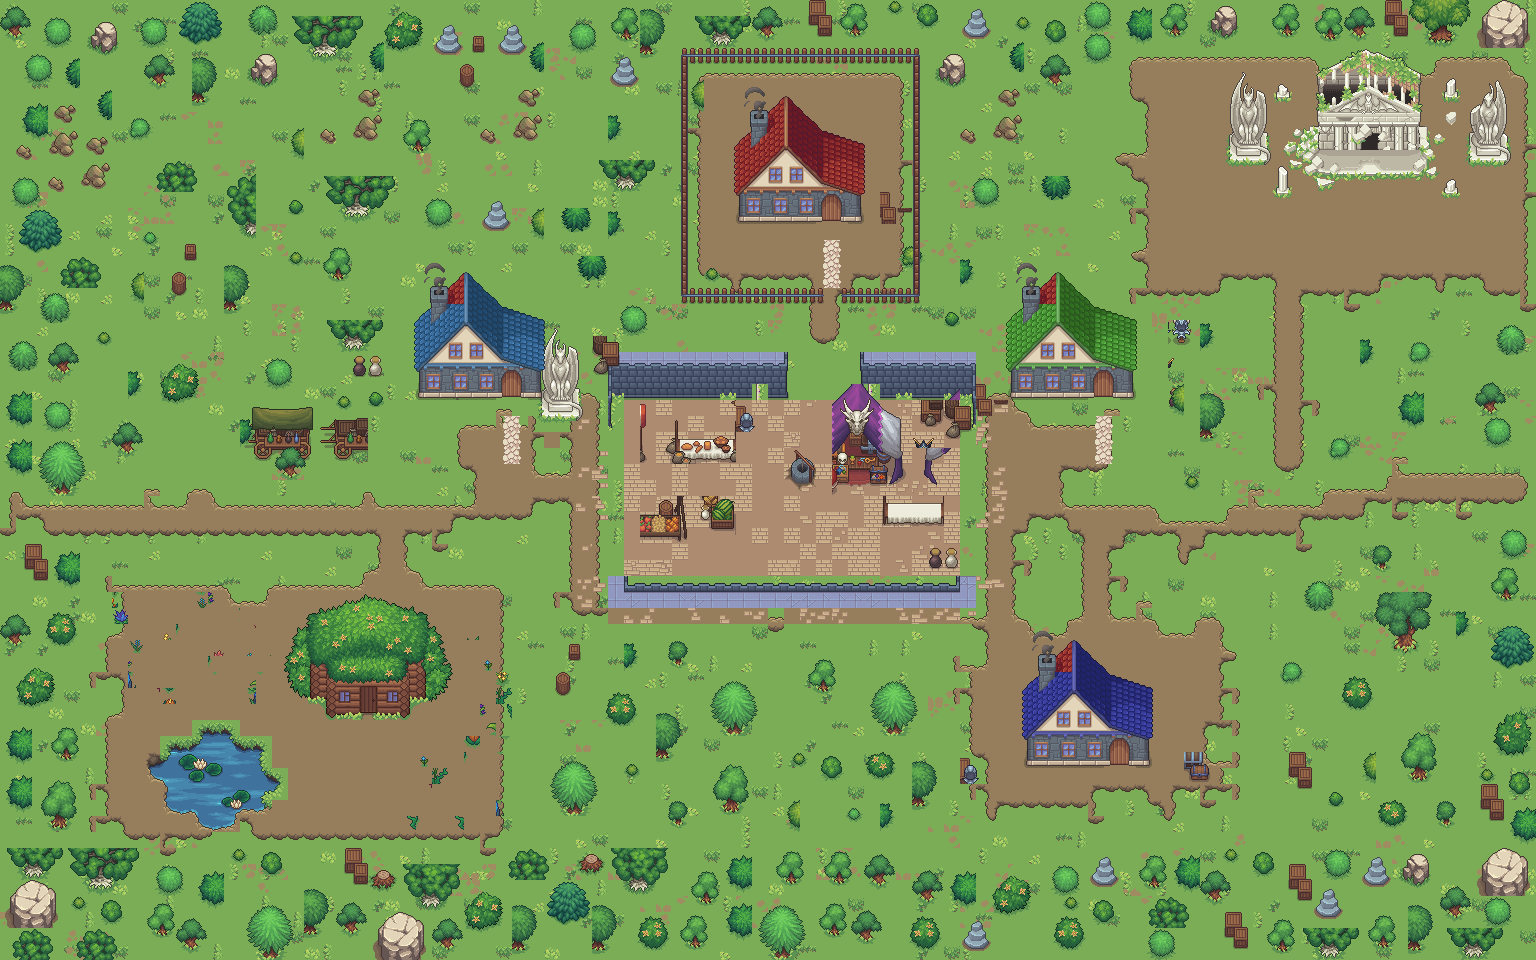

A level layout from a 2D game, rendered from its tile map. Below: a short description, then the map file with tile-grid data replaced by summaries:
An orthogonal 96x60 tile map with 16x16 px tiles, 23 tile layers (ground, ground_detail, ground_spots, dirt, ...), 21 tilesets and 23 objects (12x npc, 6x door, 3x object, entry, exit).

<map version="1.10" tiledversion="1.10.2" orientation="orthogonal" renderorder="right-down" width="96" height="60" tilewidth="16" tileheight="16" infinite="0" nextlayerid="26" nextobjectid="1">
<tileset firstgid="1" name="exterior" tilewidth="16" tileheight="16" tilecount="969" columns="17"><image source="home/exterior.png" width="272" height="912" /></tileset>
<tileset firstgid="970" name="ground_grass_details" tilewidth="16" tileheight="16" tilecount="378" columns="21"><image source="home/ground_grass_details.png" width="336" height="288" /></tileset>
<tileset firstgid="1348" name="Walls_street" tilewidth="16" tileheight="16" tilecount="378" columns="21"><image source="market/Walls_street.png" width="336" height="288" /></tileset>
<tileset firstgid="1726" name="Objects" tilewidth="16" tileheight="16" tilecount="1080" columns="30"><image source="market/Objects.png" width="480" height="576" /></tileset>
<tileset firstgid="2806" name="Objects_single" tilewidth="16" tileheight="16" tilecount="195" columns="15"><image source="market/Objects_single.png" width="240" height="208" /></tileset>
<tileset firstgid="3001" name="Trees_rocks" tilewidth="16" tileheight="16" tilecount="238" columns="17"><image source="herbalist/Trees_rocks.png" width="272" height="224" /></tileset>
<tileset firstgid="3239" name="Exterior_objects" tilewidth="16" tileheight="16" tilecount="902" columns="22"><image source="temple/Exterior_objects.png" width="352" height="656" /></tileset>
<tileset firstgid="4141" name="house_details" tilewidth="16" tileheight="16" tilecount="170" columns="10"><image source="home/house_details.png" width="160" height="272" /></tileset>
<tileset firstgid="4311" name="Doors_windows_animation" tilewidth="16" tileheight="16" tilecount="204" columns="17"><image source="home/Doors_windows_animation.png" width="272" height="192" /></tileset>
<tileset firstgid="4515" name="house_details_blue" tilewidth="16" tileheight="16" tilecount="170" columns="10"><image source="home/house_details_blue.png" width="160" height="272" /></tileset>
<tileset firstgid="4685" name="house_details_green" tilewidth="16" tileheight="16" tilecount="170" columns="10"><image source="home/house_details_green.png" width="160" height="272" /></tileset>
<tileset firstgid="4855" name="Exterior_house" tilewidth="16" tileheight="16" tilecount="592" columns="37"><image source="herbalist/Exterior_house.png" width="592" height="256" /></tileset>
<tileset firstgid="5447" name="Doors_windows-Sheet" tilewidth="16" tileheight="16" tilecount="198" columns="11"><image source="herbalist/Doors_windows-Sheet.png" width="176" height="288" /></tileset>
<tileset firstgid="5645" name="house_details_slate" tilewidth="16" tileheight="16" tilecount="170" columns="10"><image source="home/house_details_slate.png" width="160" height="272" /></tileset>
<tileset firstgid="5815" name="Smoke_animation" tilewidth="16" tileheight="16" tilecount="54" columns="18"><image source="home/Smoke_animation.png" width="288" height="48" /></tileset>
<tileset firstgid="5869" name="water_detilazation" tilewidth="16" tileheight="16" tilecount="2886" columns="37"><image source="herbalist/water_detilazation.png" width="592" height="1248" /></tileset>
<tileset firstgid="8755" name="water_lilis_animation" tilewidth="16" tileheight="16" tilecount="72" columns="18"><image source="herbalist/water_lilis_animation.png" width="288" height="64" /></tileset>
<tileset firstgid="8827" name="Water_coasts" tilewidth="16" tileheight="16" tilecount="1470" columns="30"><image source="herbalist/Water_coasts.png" width="480" height="784" /></tileset>
<tileset firstgid="10297" name="Flowers_alternative_fit" tilewidth="16" tileheight="16" tilecount="323" columns="19"><image source="herbalist/Flowers_alternative_fit.png" width="304" height="272" /></tileset>
<tileset firstgid="10620" name="Trees_grass_alternative_fit" tilewidth="16" tileheight="16" tilecount="442" columns="17"><image source="temple/Trees_grass_alternative_fit.png" width="272" height="416" /></tileset>
<tileset firstgid="11062" name="Trees_animation" tilewidth="16" tileheight="16" tilecount="2340" columns="36"><image source="home/Trees_animation.png" width="576" height="1040" /></tileset>
<layer id="1" name="ground" width="96" height="60"><data>[5760 cells, 5721 non-empty, 1 distinct tile ids]</data></layer>
<layer id="2" name="ground_detail" width="96" height="60"><data>[5760 cells, 803 non-empty, 11 distinct tile ids]</data></layer>
<layer id="3" name="ground_spots" width="96" height="60"><data>[5760 cells, 361 non-empty, 12 distinct tile ids]</data></layer>
<layer id="4" name="dirt" width="96" height="60"><data>[5760 cells, 1689 non-empty, 13 distinct tile ids]</data></layer>
<layer id="5" name="cobbles" width="96" height="60"><data>[5760 cells, 231 non-empty, 12 distinct tile ids]</data></layer>
<layer id="6" name="cobble_loose" width="96" height="60"><data>[5760 cells, 58 non-empty, 18 distinct tile ids]</data></layer>
<layer id="7" name="over_wall" width="96" height="60"><data>[5760 cells, 110 non-empty, 32 distinct tile ids]</data></layer>
<layer id="8" name="over_props" width="96" height="60"><data>[5760 cells, 196 non-empty, 178 distinct tile ids]</data></layer>
<layer id="9" name="over_fence" width="96" height="60"><data>[5760 cells, 60 non-empty, 10 distinct tile ids]</data></layer>
<layer id="10" name="over_house" width="96" height="60"><data>[5760 cells, 340 non-empty, 327 distinct tile ids]</data></layer>
<layer id="11" name="over_house#1" width="96" height="60"><data>[5760 cells, 347 non-empty, 320 distinct tile ids]</data></layer>
<layer id="12" name="over_house#2" width="96" height="60"><data>[5760 cells, 86 non-empty, 44 distinct tile ids]</data></layer>
<layer id="13" name="over_house#3" width="96" height="60"><data>[5760 cells, 72 non-empty, 60 distinct tile ids]</data></layer>
<layer id="14" name="paths" width="96" height="60"><data>[5760 cells, 18 non-empty, 2 distinct tile ids]</data></layer>
<layer id="15" name="water" width="96" height="60"><data>[5760 cells, 39 non-empty, 1 distinct tile ids]</data></layer>
<layer id="16" name="water#1" width="96" height="60"><data>[5760 cells, 37 non-empty, 37 distinct tile ids]</data></layer>
<layer id="17" name="water#2" width="96" height="60"><data>[5760 cells, 19 non-empty, 19 distinct tile ids]</data></layer>
<layer id="18" name="water#3" width="96" height="60"><data>[5760 cells, 12 non-empty, 12 distinct tile ids]</data></layer>
<layer id="19" name="shore" width="96" height="60"><data>[5760 cells, 33 non-empty, 22 distinct tile ids]</data></layer>
<layer id="20" name="flowers" width="96" height="60"><data>[5760 cells, 44 non-empty, 32 distinct tile ids]</data></layer>
<layer id="21" name="over_house#4" width="96" height="60"><data>[5760 cells, 10 non-empty, 10 distinct tile ids]</data></layer>
<layer id="22" name="over_house#5" width="96" height="60"><data>[5760 cells, 30 non-empty, 30 distinct tile ids]</data></layer>
<layer id="23" name="over_trees" width="96" height="60"><data>[5760 cells, 1537 non-empty, 311 distinct tile ids]</data></layer>
<objectgroup id="24" name="meta"><!-- 23 objects omitted --></objectgroup>
</map>
<!-- 23 of 23 objects omitted -->
